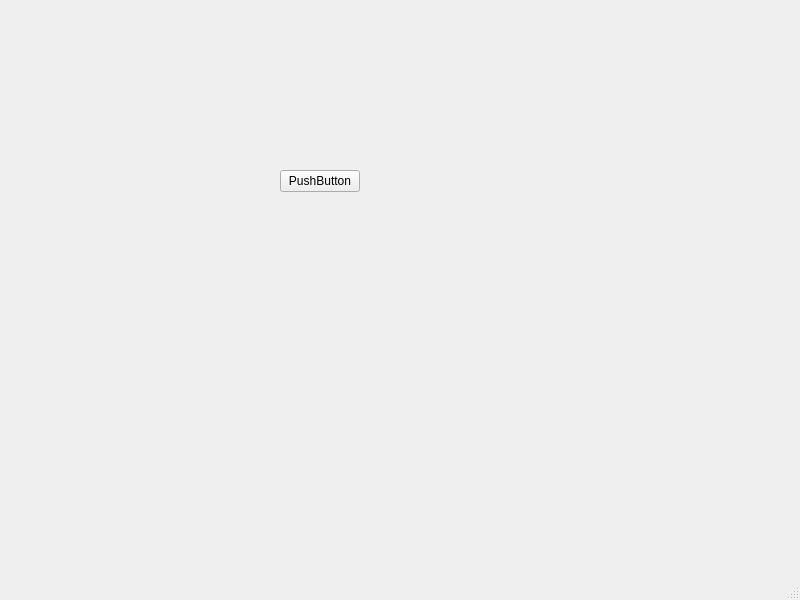
<?xml version="1.0" encoding="UTF-8"?>
<ui version="4.0">
 <class>MainWindow</class>
 <widget class="QMainWindow" name="MainWindow">
  <property name="geometry">
   <rect>
    <x>0</x>
    <y>0</y>
    <width>800</width>
    <height>600</height>
   </rect>
  </property>
  <property name="windowTitle">
   <string>MainWindow</string>
  </property>
  <widget class="QWidget" name="centralwidget">
   <widget class="QPushButton" name="pushButton">
    <property name="geometry">
     <rect>
      <x>280</x>
      <y>170</y>
      <width>80</width>
      <height>22</height>
     </rect>
    </property>
    <property name="text">
     <string>PushButton</string>
    </property>
   </widget>
  </widget>
  <widget class="QMenuBar" name="menubar">
   <property name="geometry">
    <rect>
     <x>0</x>
     <y>0</y>
     <width>800</width>
     <height>19</height>
    </rect>
   </property>
  </widget>
  <widget class="QStatusBar" name="statusbar"/>
 </widget>
 <resources/>
 <connections/>
</ui>
